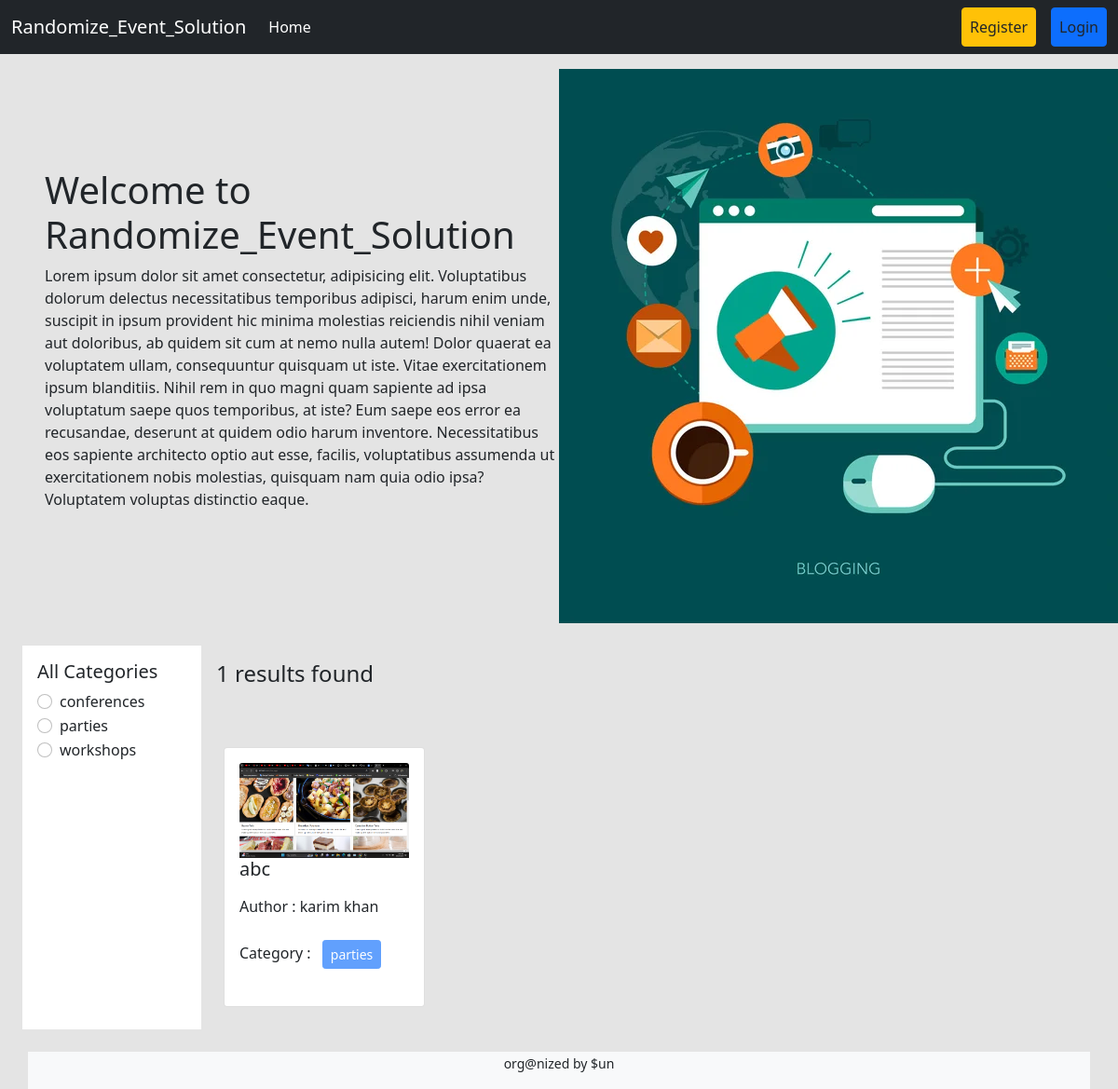
The page / on the database its author committed.
### categories/models.py (models this page shows, shortened)
class Category(models.Model):
    name = models.CharField(max_length=100)
    slug = models.SlugField(max_length=100,unique=True, null=True, blank=True)

### posts/models.py (models this page shows, shortened)
class Post(models.Model):
    title = models.CharField(max_length=50)
    description = models.TextField()
    category = models.ManyToManyField(Category) # ekta post multiple categorir moddhe thakte pare abar ekta categorir moddhe multiple post thakte pare
    author = models.ForeignKey(User, on_delete=models.CASCADE)
    image = models.ImageField(upload_to='posts/media/uploads/', blank = True, null = True)
    attendance_quantity = models.IntegerField(blank = True, null = True)
    time = models.CharField(max_length = 20, blank = True, null = True)
    location = models.CharField(max_length=255, blank = True, null = True)
    share_with = models.CharField(max_length=255, blank = True, choices = CHOICES, null = True)

### randomize_event_solution/views.py (the view)
# urls.py: 2. Add a URL to urlpatterns:  path('', views.home, name='home')
def home(request, category_slug = None):
    data = Post.objects.all()
    if category_slug is not None:
        category = Category.objects.get(slug = category_slug)
        data = Post.objects.filter(category  = category)
    categories = Category.objects.all()
    return render(request, 'home.html', {'data' : data, 'category' : categories})

### templates/home.html (shortened to what this page needs)
{% extends 'base.html' %}
{% load static %}
{% block content %}
<div class="d-flex flex-wrap px-5 pt-3 align-items-center">
  <div class="col-6">
    <h1>Welcome to Randomize_Event_Solution</h1>
    <p>Lorem ipsum dolor sit amet consectetur, adipisicing elit. Voluptatibus dolorum delectus necessitatibus temporibus adipisci, harum enim unde, suscipit in ipsum provident hic minima molestias reiciendis nihil veniam aut doloribus, ab quidem sit cum at nemo nulla autem! Dolor quaerat ea voluptatem ullam, consequuntur quisquam ut iste. Vitae exercitationem ipsum blanditiis. Nihil rem in quo magni quam sapiente ad ipsa voluptatum saepe quos temporibus, at iste? Eum saepe eos error ea recusandae, deserunt at quidem odio harum inventore. Necessitatibus eos sapiente architecto optio aut esse, facilis, voluptatibus assumenda ut exercitationem nobis molestias, quisquam nam quia odio ipsa? Voluptatem voluptas distinctio eaque.</p>
  </div>
  <div class="col-6">
<img src="{% static 'header.jpg' %}" />
  </div>
</div>
<div class="d-flex flex-wrap p-4">
  <div class="col-2 bg-white p-3" >
    <h5>All Categories</h5>
    {% for cat in category %}
    <div class="form-check">
      <input
        class="form-check-input"
        type="radio"
        name="category"
        id="{{cat.id}}"
      />
      <label class="form-check-label" for="{{cat.id}}">
        <a href="{% url 'category_wise_post' cat.slug %}" class="text-decoration-none text-dark" >{{cat.name}}</a>
      </label>
    </div>
    {% endfor %}
  </div>
  <div class="col-10 p-3">
    <h4>{{data | length}} results found</h4>
    <div class="d-flex flex-wrap pt-5">
      {% for post in data %}
      {% if post.share_with == "public" %}
      <div class="col-sm-3">
        <div class="card m-2">
          <div class="card-body">
            <img src="{{post.image.url}}" class="card-img-top" alt="...">
            <h5 class="card-title"><a href="{% url 'detail_post' post.id %}" class="text-decoration-none text-dark">{{post.title}}</a></h5>
            <p>Author : {{post.author.first_name}} {{post.author.last_name}}</p>
            <p>
              Category : {% for cat in post.category.all %}
              <button class="btn btn-primary btn-sm m-2" disabled>
                {{cat.name}}
              </button>
              {% endfor %}
            </p>
          </div>
        </div>
      </div>
      {% endif %}
      {% endfor %}
    </div>
  </div>
</div>
{% endblock %}

### rows shown on the page
Category: name "conferences"
Category: name "parties"
Category: name "workshops"
Post: image (picture), title "abc", author.first_name "karim", author.last_name "khan"

### other values the page prints
{{ data | length }} "1"
